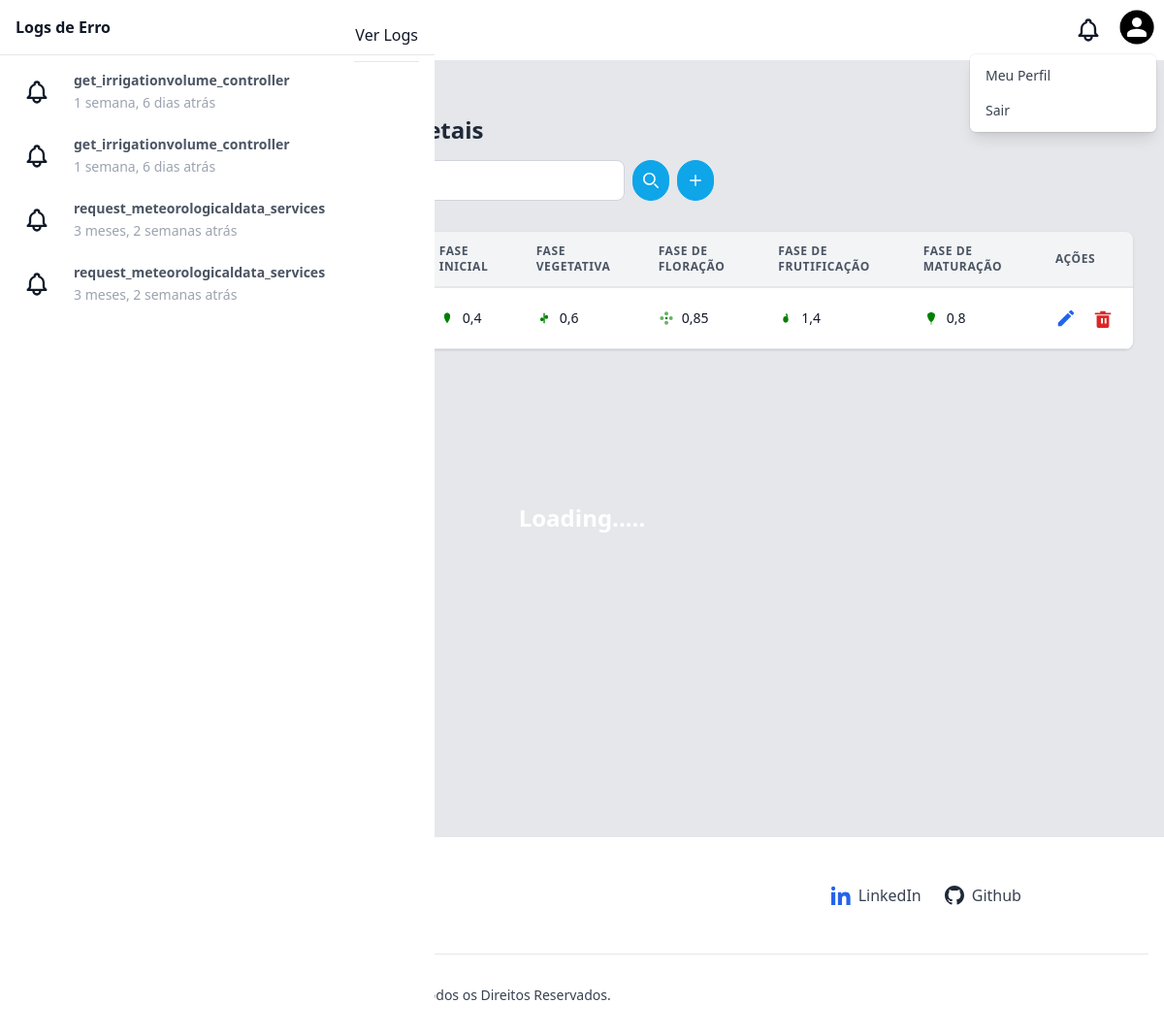
Page /culturesvegetables/ (signed in) on the earlier database version.
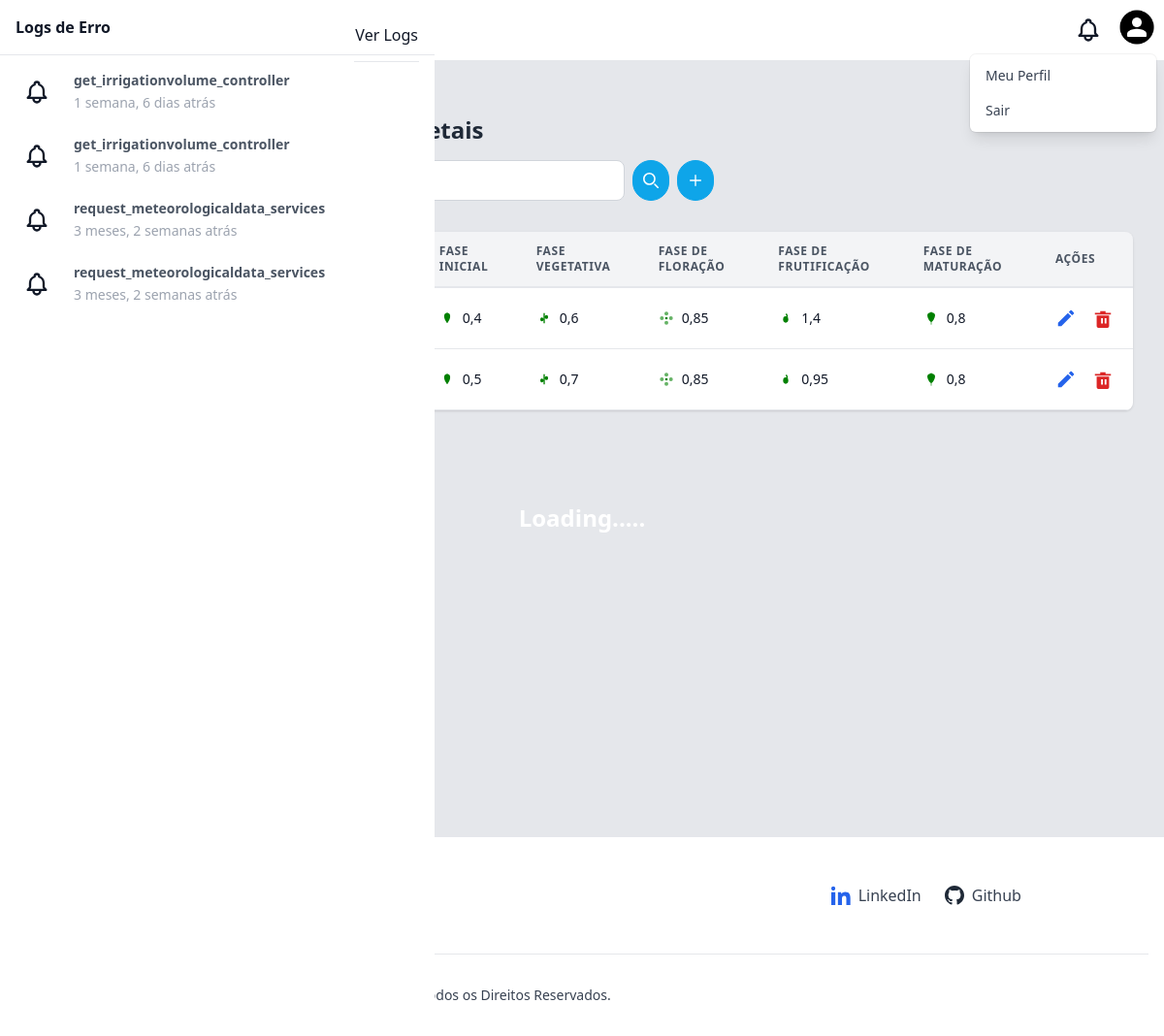
Same page on the later database version.
### culturesvegetables/models.py (models this page shows, shortened)
class CultureVegetable(models.Model):
    name = models.CharField(max_length=255)
    phase_initial_kc = models.FloatField()
    phase_vegetative_kc = models.FloatField()
    phase_flowering_kc = models.FloatField()
    phase_fruiting_kc = models.FloatField()
    phase_maturation_kc = models.FloatField()

### logs/models.py (models this page shows, shortened)
class Log(models.Model):
    reference = models.CharField(max_length=255)
    exception = models.JSONField()
    created_at = models.DateTimeField()

### culturesvegetables/views.py (the view)
# urls.py: path('', views.list, name='culturevegetable_list'),
@login_required(login_url='/auth/login/')
def list(request):
    logs = Log.objects.order_by('-created_at')[:10]
    name_query = request.GET.get('name', '')
    form_culture_vegetable = CultureVegetableForm()
    culturevegetables = CultureVegetable.objects.all()
    if name_query:
        culturevegetables = culturevegetables.filter(name__icontains=name_query)
    paginator = Paginator(culturevegetables, 10)
    page_number = request.GET.get('page')
    page_obj = paginator.get_page(page_number)
    return render(request, 'culturevegetable/list.html', context={
        'user': request.user,
        'logs': logs,
        'page_obj': page_obj,
        'name_query': name_query,
        'form_culture_vegetable': form_culture_vegetable
    })

### templates/culturevegetable/list.html (shortened to what the changed rows need)
{% extends "base.html" %}
{% load static %}
{% block content %}
<div class="antialiased font-sans min-h-[800px] bg-gray-200">
  <div class="container mx-auto py-2 px-4 sm:px-8">
    <div class="py-12">
      <div>
        <h2 class="text-2xl font-semibold leading-tight text-gray-800">
        </h2>
      </div>
      <div class="-mx-4 sm:-mx-8 px-4 sm:px-8 py-4 overflow-x-auto">
      {% if page_obj %}
        <div class="inline-block min-w-full shadow rounded-lg overflow-hidden">
          <table class="min-w-full leading-normal">
            <thead>
              <tr>
                <th
                  class="px-5 py-3 border-b-2 border-gray-200 bg-gray-100 text-left text-xs font-semibold text-gray-600 uppercase tracking-wider"
                >
                </th>
                <th
                  class="px-5 py-3 border-b-2 border-gray-200 bg-gray-100 text-left text-xs font-semibold text-gray-600 uppercase tracking-wider"
                >
                </th>
                <th
                  class="px-5 py-3 border-b-2 border-gray-200 bg-gray-100 text-left text-xs font-semibold text-gray-600 uppercase tracking-wider"
                >
                  Fase Inicial
                </th>
                <th
                  class="px-5 py-3 border-b-2 border-gray-200 bg-gray-100 text-left text-xs font-semibold text-gray-600 uppercase tracking-wider"
                >
                  Fase Vegetativa
                </th>
                <th
                  class="px-5 py-3 border-b-2 border-gray-200 bg-gray-100 text-left text-xs font-semibold text-gray-600 uppercase tracking-wider"
                >
                  Fase de Floração
                </th>
               <th
                  class="px-5 py-3 border-b-2 border-gray-200 bg-gray-100 text-left text-xs font-semibold text-gray-600 uppercase tracking-wider"
                >
                  Fase de Frutificação
                </th>
                <th
                  class="px-5 py-3 border-b-2 border-gray-200 bg-gray-100 text-left text-xs font-semibold text-gray-600 uppercase tracking-wider"
                >
                  Fase de Maturação
                </th>
                <th
                  class="px-5 py-3 border-b-2 border-gray-200 bg-gray-100 text-left text-xs font-semibold text-gray-600 uppercase tracking-wider"
                >
                  Ações
                </th>
              </tr>
            </thead>
            <tbody>
              {% for culturevegetable in page_obj %}
                <tr>
                  <td class="px-5 py-5 border-b border-gray-200 bg-white text-sm">
                    <p class="text-gray-900 whitespace-no-wrap">{{ culturevegetable.id }}</p>
                  </td>
                  <td class="px-5 py-5 border-b border-gray-200 bg-white text-sm">
                    <p class="text-gray-900 whitespace-no-wrap">{{ culturevegetable.name }}</p>
                  </td>
                  <td class="px-5 py-5 border-b border-gray-200 bg-white text-sm">
                    <div class="flex items-center gap-2">
                      <svg width="16" height="16" viewBox="0 0 24 24" xmlns="http://www.w3.org/2000/svg">
                        <path d="M12 20 C9 16, 6 10, 8 6 C10 3, 14 3, 16 6 C18 10, 15 16, 12 20 Z" fill="green"/>
                        <circle cx="12" cy="5" r="1" fill="green"/>
                      </svg>
                      <p class="text-gray-900 whitespace-no-wrap">{{ culturevegetable.phase_initial_kc }}</p>
                    </div>
                  </td>
                  <td class="px-5 py-5 border-b border-gray-200 bg-white text-sm">
                    <div class="flex items-center gap-2">
                      <svg width="16" height="16" viewBox="0 0 24 24" xmlns="http://www.w3.org/2000/svg">
                        <line x1="12" y1="20" x2="12" y2="4" stroke="green" stroke-width="2"/>
                        <path d="M12 10 C14 6, 18 6, 18 10 C18 14, 14 14, 12 10 Z" fill="green"/>
                        <path d="M12 14 C10 18, 6 18, 6 14 C6 10, 10 10, 12 14 Z" fill="green"/>
                      </svg>
                      <p class="text-gray-900 whitespace-no-wrap">{{ culturevegetable.phase_vegetative_kc }}</p>
                    </div>
                  </td>
                  <td class="px-5 py-5 border-b border-gray-200 bg-white text-sm">
                    <div class="flex items-center gap-2">
                      <p class="text-gray-900 whitespace-no-wrap">{{ culturevegetable.phase_flowering_kc }}</p>
                    </div>
                  </td>
                  <td class="px-5 py-5 border-b border-gray-200 bg-white text-sm">
                    <div class="flex items-center gap-2">
                      <svg width="16" height="16" viewBox="0 0 24 24" xmlns="http://www.w3.org/2000/svg">
                        <ellipse cx="12" cy="14" rx="4" ry="5" fill="green"/>
                        <path d="M12 14 L14 10 Q15 8, 13 6" stroke="green" stroke-width="2" fill="none"/>
                        <circle cx="13" cy="6" r="1" fill="green"/>
                      </svg>
                      <p class="text-gray-900 whitespace-no-wrap">{{ culturevegetable.phase_fruiting_kc }}</p>
                    </div>
                  </td>
                  <td class="px-5 py-5 border-b border-gray-200 bg-white text-sm">
                    <div class="flex items-center gap-2">
                      <svg width="16" height="16" viewBox="0 0 24 24" xmlns="http://www.w3.org/2000/svg">
                        <path d="M8 4 Q12 2 16 4 Q20 6 16 14 Q12 22 8 14 Q4 6 8 4 Z" fill="green"/>
                        <line x1="12" y1="2" x2="12" y2="22" stroke="green" stroke-width="1"/>
                      </svg>
                      <p class="text-gray-900 whitespace-no-wrap">{{ culturevegetable.phase_maturation_kc }}</p>
                    </div>
                  </td>
                  <td class="px-5 py-5 border-b border-gray-200 bg-white text-sm">
                    <div class="flex items-center gap-4">
                      <button title="Editar" class="text-blue-600 hover:text-blue-800 cursor-pointer" aria-label="Editar">
                        <svg xmlns="http://www.w3.org/2000/svg" width="22" height="22" fill="currentColor" viewBox="0 0 24 24">
                          <path d="M3 17.25V21h3.75L17.81 9.94l-3.75-3.75L3 17.25zM20.71 7.04a1.003 1.003 0 0 0 0-1.42l-2.34-2.34a1.003 1.003 0 0 0-1.42 0l-1.83 1.83 3.75 3.75 1.84-1.82z"/>
                        </svg>
                      </button>
                      <button title="Deletar" class="text-red-600 hover:text-red-800 cursor-pointer" aria-label="Deletar">
                        <svg xmlns="http://www.w3.org/2000/svg" width="22" height="22" fill="currentColor" viewBox="0 0 24 24">
                          <path d="M3 6h18v2H3V6zm2 3h14v12a2 2 0 0 1-2 2H7a2 2 0 0 1-2-2V9zm5 3v6h2v-6H10zm4 0v6h2v-6h-2zM9 4h6v2H9V4z"/>
                        </svg>
                      </button>
                    </div>
                  </td>
                </tr>
              {% endfor %}
            </tbody>
          </table>
        </div>
        {% endif %}
      </div>
    </div>
  </div>
</div>
{% endblock %}

### templates/base.html (shortened to what the changed rows need)
{% load static %}
<!DOCTYPE html>
<html lang="pt-br">
  <head>
    <link href="{% static 'css/style.css' %}" rel="stylesheet" />
    <link href="{% static 'css/base.css' %}" rel="stylesheet" />
    <link rel="stylesheet" href="https://unpkg.com/leaflet@1.9.4/dist/leaflet.css" />
  </head>
  <body>
    <div x-data="setup()" x-init="$refs.loading.classList.add('hidden'); setColors(color);" :class="{ 'dark': isDark}">
      <div class="flex h-screen antialiased text-gray-900 bg-gray-100 dark:bg-dark dark:text-light">
        <div class="flex-1 h-full overflow-x-hidden overflow-y-auto">
        {% block content %}
        {% endblock %}
        </div>
        <section
          x-transition:enter="transition duration-300 ease-in-out transform sm:duration-500"
          x-transition:enter-start="-translate-x-full"
          x-transition:enter-end="translate-x-0"
          x-transition:leave="transition duration-300 ease-in-out transform sm:duration-500"
          x-transition:leave-start="translate-x-0"
          x-transition:leave-end="-translate-x-full"
          x-ref="notificationsPanel"
          x-show="isNotificationsPanelOpen"
          @keydown.escape="isNotificationsPanelOpen = false"
          tabindex="-1"
          aria-labelledby="notificationPanelLabel"
          class="fixed inset-y-0 z-20 w-full max-w-xs bg-white dark:bg-darker dark:text-light sm:max-w-md focus:outline-none"
        >
          <div class="flex flex-col h-screen" x-data="{ activeTabe: 'action' }">
            <div class="flex-shrink-0">
              <div class="flex items-center justify-between px-4 pt-4 border-b dark:border-primary-darker">
                <h2 id="notificationPanelLabel" class="pb-4 font-semibold">Logs de Erro</h2>
              </div>
            </div>
            <div class="flex-1 pt-4 overflow-y-hidden hover:overflow-y-auto">
              {% if logs %}
                <div class="space-y-4" x-show.transition.in="activeTabe == 'action'">
                  {% for log in logs %}
                    <a class="block">
                      <div class="flex px-4 space-x-4">
                        <div class="relative flex-shrink-0">
                          <span class="inline-block p-2 overflow-visible rounded-full bg-primary-50 text-primary-light dark:bg-primary-darker">
                          </span>
                          <div class="absolute h-24 p-px -mt-3 -ml-px bg-primary-50 left-1/2 dark:bg-primary-darker"></div>
                        </div>
                        <div class="flex-1 overflow-hidden">
                          <h5 class="text-sm font-semibold text-gray-600 dark:text-light">
                            {{ log.reference }}
                          </h5>
                          <span class="text-sm font-normal text-gray-400 dark:text-primary-light">
                            {{ log.created_at|timesince }} atrás
                          </span>
                        </div>
                      </div>
                    </a>
                  {% endfor %}
                </div>
              {% else %}
                <p class="text-gray-400 text-sm">Nenhum log encontrado.</p>
              {% endif %}
            </div>
          </div>
      </div>
    </div>
  </body>
</html>

Differences in the rows shown:
added CultureVegetable: phase_initial_kc "0,5", phase_vegetative_kc "0,7", phase_flowering_kc "0,85", phase_fruiting_kc "0,95", phase_maturation_kc "0,8"
